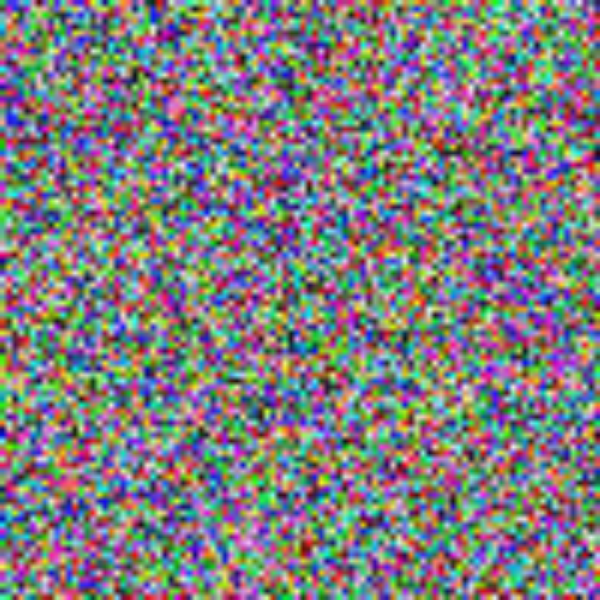
Frame 1 (no input)
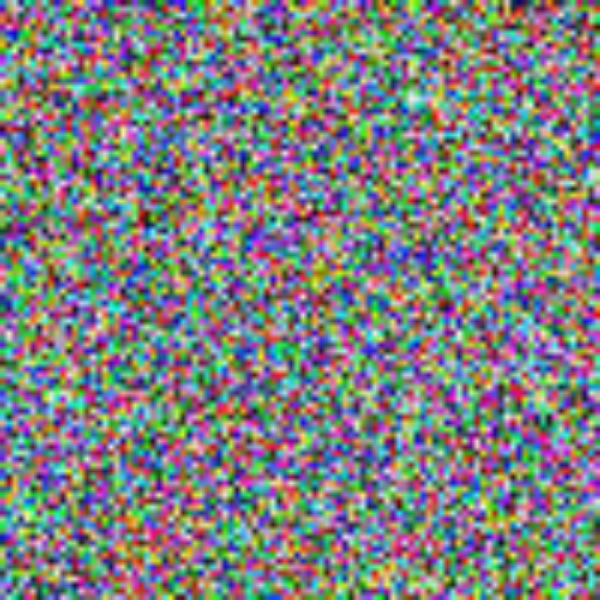
Frame 60 (no input)
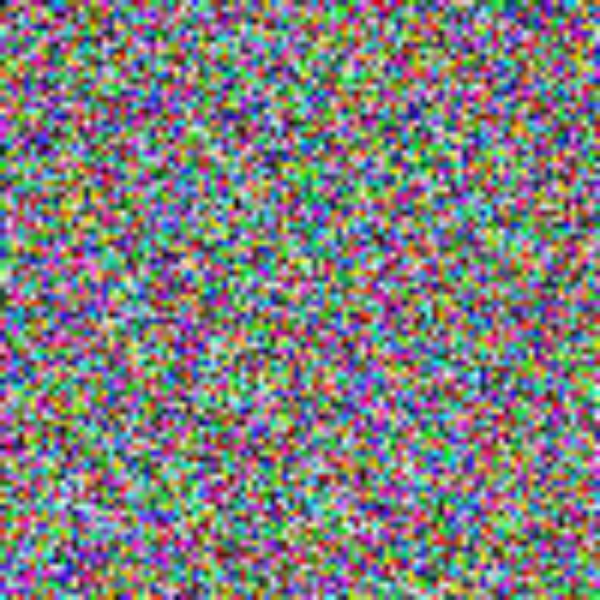
Frame 120 (the mouse pressed at the canvas centre since frame 60)

The p5.js sketch that drew these frames (run headless with seeded random() and noise() and a simulated clock; from frame 60 on, the mouse is pressed at the canvas centre):

// p5.js sketch
// ── sketch.js
var img;

function setup() {
  createCanvas(600, 600);
  img = createImage(100, 100);
}

function draw() {
  img.loadPixels();
    for (i = 0; i< img.width; i++) {
      for (j = 0; j<img.height; j++) {
        var r = random(10)>8;
        var thecolor= color(r*255);
        img.set(i, j, thecolor);
    var thecolor = color(random(255), random(255), random(255));
    img.set(i, j, thecolor); 
    }
  }
  img.updatePixels(); 
  image(img, 0, 0, width, height);
}
function mouseReleased(){
  
  
}
